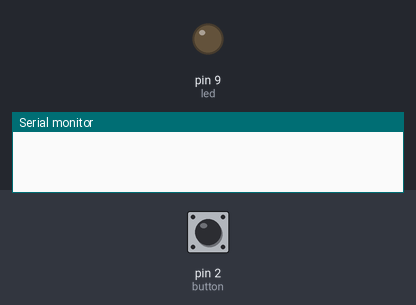
This sketch was run on a simulated Arduino Uno, built with avr-gcc and run on an emulated ATmega328P. Shown: output pins drawn as LEDs (lit = HIGH), the last lines printed to the serial monitor. The test bench sets the inputs (shaded band); at power-on: pin 2 (button) LOW.

Above: at 1.2 s.
1.3 s: pin 2 (button) pulled HIGH for 0.15 s
At 1.8 s:
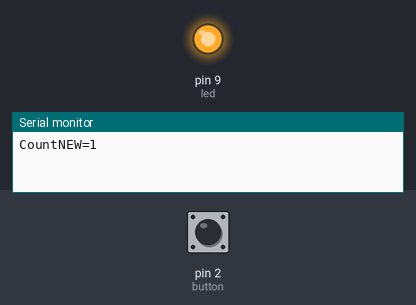
2.9 s: pin 2 (button) pulled HIGH for 1 s
At 4.2 s:
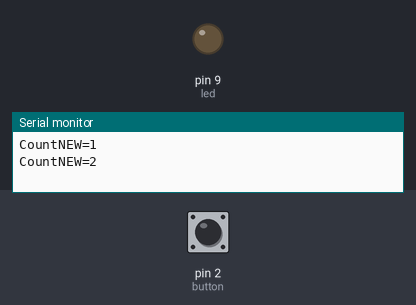
5.4 s: pin 2 (button) pulled HIGH for 3.2 s
At 6.1 s:
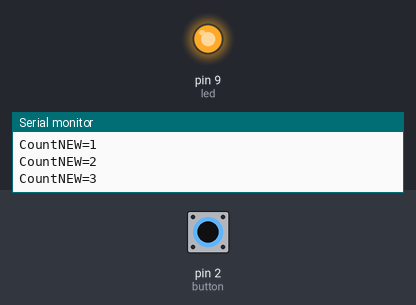
Timing chart, 0 to 8.4 s (numbered marks = the images above; inputs shaded):
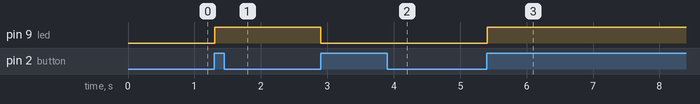

The sketch:

Project1.ino
```cpp
const int button=2;
const int led=9;
boolean lastbutton=LOW;
boolean currentbutton=LOW;
int count=0;
boolean ledon=LOW;

void setup() {
  // put your setup code here, to run once:
  pinMode(button,INPUT);
  pinMode(led,OUTPUT);
  Serial.begin(9600);


}

void loop() {
  // put your main code here, to run repeatedly:
  currentbutton=debounce (lastbutton);
  if(lastbutton==LOW && currentbutton==HIGH)
  {
    count++;
    ledon=!ledon;
     if(count==10)
  {count=0;

  }
  Serial.print("CountNEW=");
  Serial.println(count);
  }
  lastbutton=currentbutton;
  digitalWrite(led,ledon);


}
boolean debounce(boolean last)
{
  boolean current = digitalRead(button);
  if(last!=current)
  {
    delay(5);
    current=digitalRead(button);
  }
  return (current);
}
```

Measured:
- after the input at 1.3 s, pin 9 (led): LOW → HIGH at once
- after the input at 2.9 s, pin 9 (led): HIGH → LOW at once
- after the input at 5.4 s, pin 9 (led): LOW → HIGH at once
